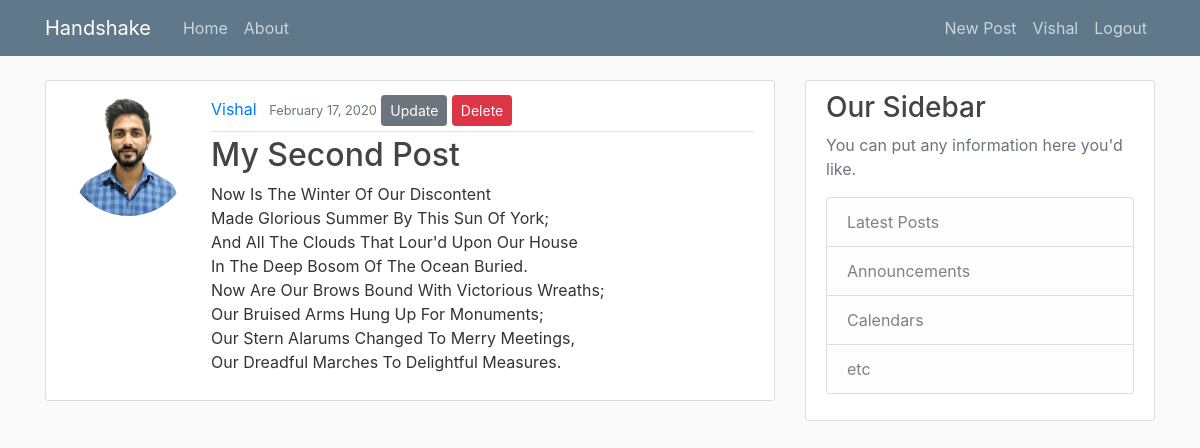
Screenshot of /post/3/ (signed in) with the database file from the repository.
### users/models.py (models this page shows, shortened)
class Profile(models.Model):
    user = models.OneToOneField(User, on_delete = models.CASCADE) # If we delete user Profile will get deleted
    images = models.ImageField(default='default.jpg', upload_to='profile_pics')

class Post(models.Model):
    title = models.CharField(max_length=100)
    content = models.TextField()
    date_posted = models.DateTimeField(default=timezone.now)
    author = models.ForeignKey(User, on_delete=models.CASCADE)

### users/views.py (the view)
# urls.py: path('post/<int:pk>/' , PostDetailView.as_view(), name = 'post-detail'),
class PostDetailView(LoginRequiredMixin, DetailView):
    model = Post
    template_name = 'users/post_detail.html'

### users/templates/users/post_detail.html
{% extends "users/base.html" %}
{% block content %}
    <article class="media content-section">
        <img class="rounded-circle account-img" src="{{ user.profile.images.url }}">
        <div class="media-body">
            <div class="article-metadata">
                <a class="mr-2" href="{% url 'users:profile' %}">{{ object.author|title }}</a>
                <small class="text-muted">{{ object.date_posted|date:"F d, Y" }}</small>
                {% if object.author == user %}
                    <a class = "btn btn-secondary btn-sm mt-1 mb-1" href="{% url 'users:post-update' object.id %}">Update</a>
                    <a class = "btn btn-danger btn-sm mt-1 mb-1" href="{% url 'users:post-delete' object.id %}">Delete</a>
                {% endif %}
            </div>
            <h2 class="article-title">{{ object.title }}</h2>
            <p class="article-content">{{ object.content|title }}</p>
        </div>
    </article>
{% endblock content %}

### users/templates/users/base.html (shortened to what this page needs)
{% load static %}
<!DOCTYPE html>
<html lang="en">
<head>
    <link rel="stylesheet" href="https://maxcdn.bootstrapcdn.com/bootstrap/4.0.0/css/bootstrap.min.css">
    <link rel="stylesheet" type = "text/css" href="{% static 'users/style.css' %}">
</head>
<body>
      <header class="site-header">
          <nav class="navbar navbar-expand-md navbar-dark bg-steel fixed-top">
            <div class="container">
              <a class="navbar-brand mr-4" href="/">Handshake</a>
              <div class="collapse navbar-collapse" id="navbarToggle">
                <div class="navbar-nav mr-auto">
                  <a class="nav-item nav-link" href="{% url 'users:home' %}">Home</a>
                  <a class="nav-item nav-link" href="/">About</a>
                </div>
                <div class="navbar-nav">
                  {% if user.is_authenticated %}
                    <a class="nav-item nav-link" href="{% url 'users:post-create' %}">New Post</a>
                    <a class="nav-item nav-link" href="{% url 'users:profile' %}">{{ user.username.title }}</a>
                    <a class="nav-item nav-link" href="{% url 'logout' %}">Logout</a>
                    {% else %}
                    <a class="nav-item nav-link" id = "loginbtn" href="{% url 'login' %}">Login</a>
                    <a class="nav-item nav-link" href="{% url 'users:signup' %}">Sign Up</a>
                  {% endif %}
                </div>
              </div>
            </div>
          </nav>
        </header>
      <main role="main" class="container">
        <div class="row">
          <div class="col-md-8">
            {% block content %}{% endblock %}
          </div>
          <div class="col-md-4">
            <div class="content-section">
              <h3>Our Sidebar</h3>
              <p class='text-muted'>You can put any information here you'd like.
                <ul class="list-group">
                  <li class="list-group-item list-group-item-light">Latest Posts</li>
                  <li class="list-group-item list-group-item-light">Announcements</li>
                  <li class="list-group-item list-group-item-light">Calendars</li>
                  <li class="list-group-item list-group-item-light">etc</li>
                </ul>
              </p>
            </div>
          </div>
        </div>
      </main>
</body>
</html>

### users/static/users/style.css (style rules this page uses)
body { background: #fafafa; color: #333333; margin-top: 5rem; }
h1, h2, h3, h4, h5, h6 { color: #444444; }
ul { margin: 0; }
.bg-steel { background-color: #5f788a; }
.site-header .navbar-nav .nav-link { color: #cbd5db; }
.content-section { background: #ffffff; padding: 10px 20px; border: 1px solid #dddddd; border-radius: 3px; margin-bottom: 20px; }
.article-title { color: #444444; }
.article-content { white-space: pre-line; }
.article-metadata { padding-bottom: 1px; margin-bottom: 4px; border-bottom: 1px solid #e3e3e3 }
.account-img { height: 125px; width: 125px; margin-right: 20px; margin-bottom: 16px; }

### rows the page displays
Post: author "Vishal", date_posted "February 17, 2020", title "My Second Post", content "Now Is The Winter Of Our Discontent Made Glorious Summer By This Sun Of York; And All The Clouds That Lour'd Upon Our House In The Deep Bosom Of The Ocean Buried. Now Are Our Brows Bound With Victorious Wreaths; Our Bruised Arms Hung Up For Monuments; Our Stern Alarums Changed To Merry Meetings, Our Dreadful Marches To Delightful Measures."

### other values shown
{{ user.username.title }} "Vishal"
